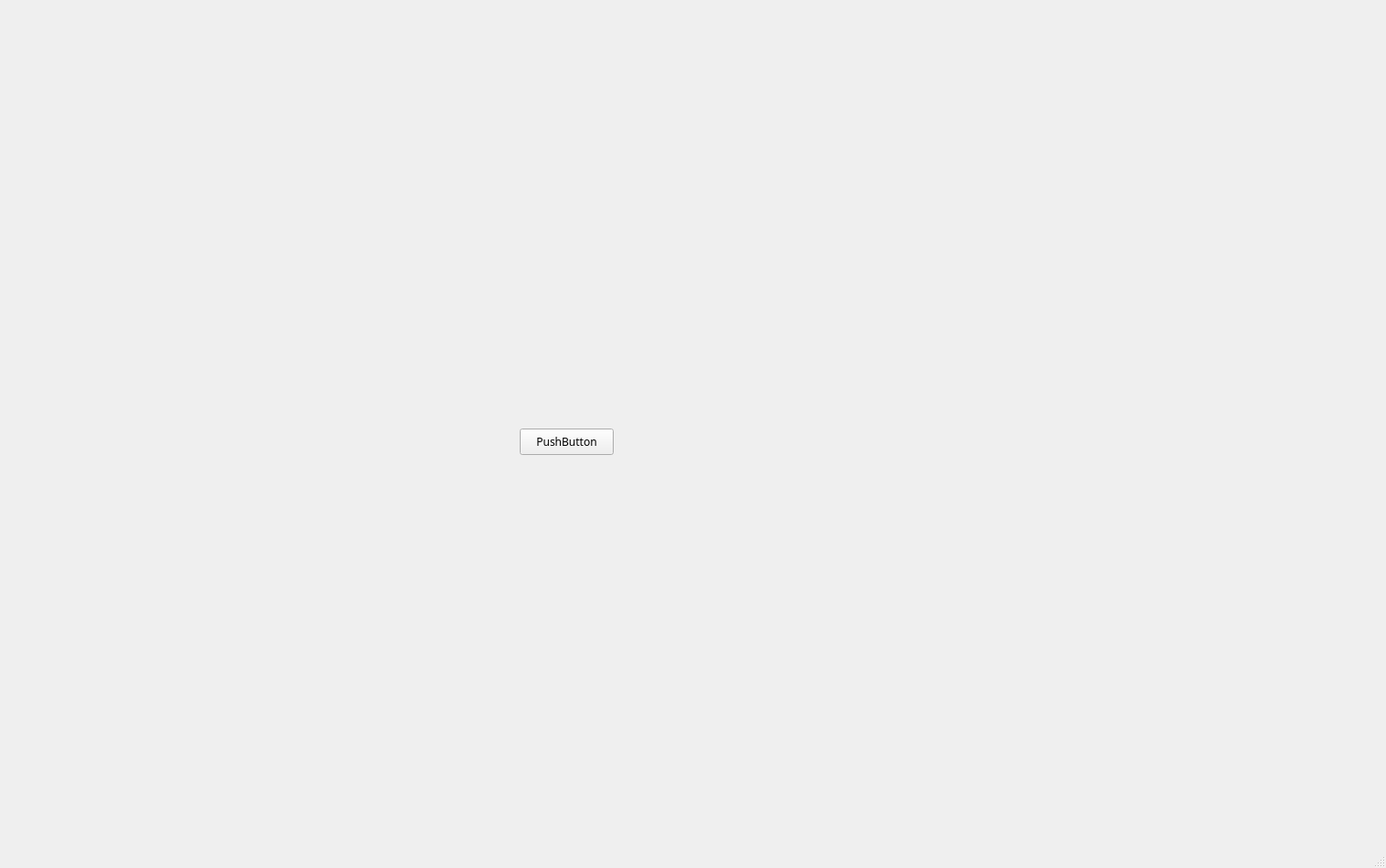
<?xml version="1.0" encoding="UTF-8"?>
<ui version="4.0">
 <class>MainWindow</class>
 <widget class="QMainWindow" name="MainWindow">
  <property name="geometry">
   <rect>
    <x>0</x>
    <y>0</y>
    <width>1520</width>
    <height>952</height>
   </rect>
  </property>
  <property name="windowTitle">
   <string>MainWindow</string>
  </property>
  <property name="styleSheet">
   <string notr="true">background-image: url(:/res/background.png);</string>
  </property>
  <widget class="QWidget" name="centralwidget">
   <property name="styleSheet">
    <string notr="true">background-image: url(:/res/background.png);
background-position: center;
background-size: 100% 100%;
background-repeat: no-repeat;
</string>
   </property>
   <widget class="QPushButton" name="pushButton">
    <property name="geometry">
     <rect>
      <x>570</x>
      <y>470</y>
      <width>103</width>
      <height>29</height>
     </rect>
    </property>
    <property name="font">
     <font>
      <family>0xProto Nerd Font</family>
     </font>
    </property>
    <property name="text">
     <string>PushButton</string>
    </property>
   </widget>
  </widget>
  <widget class="QMenuBar" name="menubar">
   <property name="geometry">
    <rect>
     <x>0</x>
     <y>0</y>
     <width>1520</width>
     <height>27</height>
    </rect>
   </property>
  </widget>
  <widget class="QStatusBar" name="statusbar"/>
 </widget>
 <resources/>
 <connections/>
</ui>
